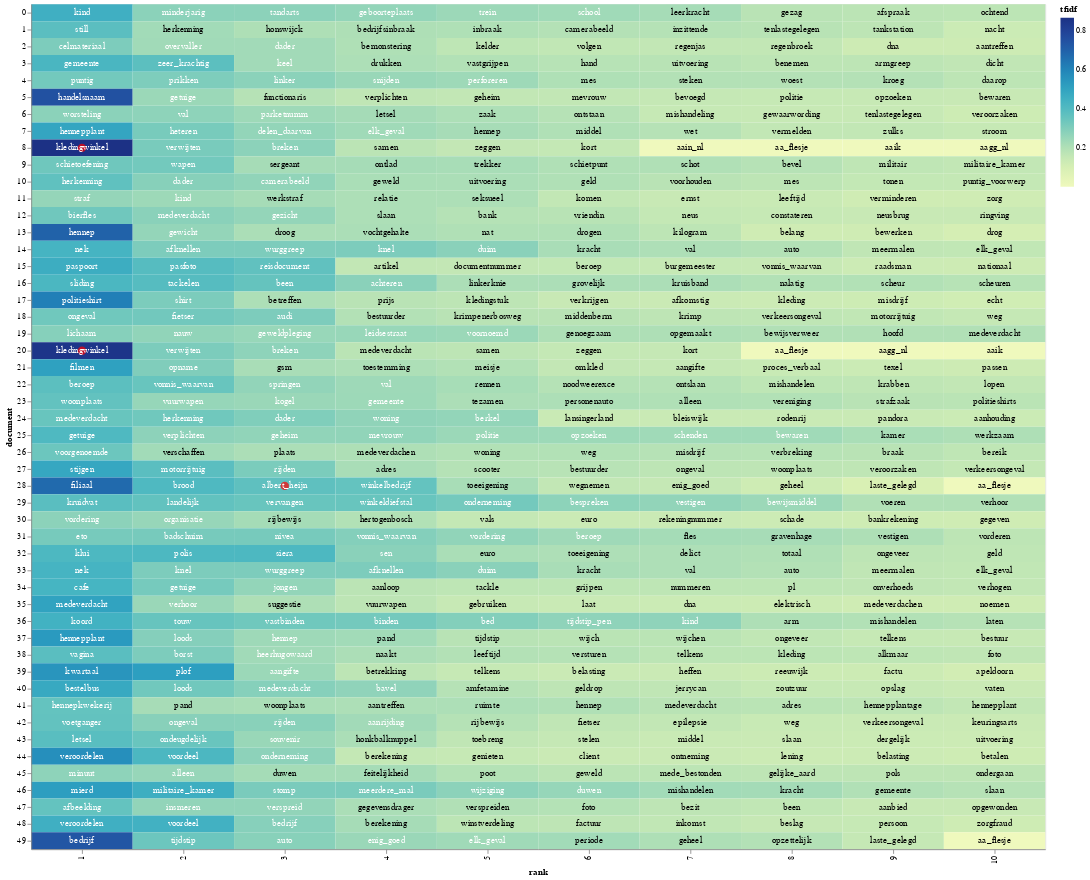

This figure's notebook cell:
### Code cell
import altair as alt
import numpy as np

# 18 = 0 / 19 = 1 / 20 = 2 / 21 = 3

a = 0

# Terms in this list will get a red dot in the visualization
term_list = ['kledingwinkel', 'albert_heijn'] # Highlight the words of interest

# adding a little randomness to break ties in term ranking
top_tfidf_plusRand = top_idfs[a].copy()
top_tfidf_plusRand = top_tfidf_plusRand.iloc[:500,]
top_tfidf_plusRand['tfidf'] = top_tfidf_plusRand['tfidf'] + np.random.rand(top_tfidf_plusRand.shape[0])*0.0001

# base for all visualizations, with rank calculation
base = alt.Chart(top_tfidf_plusRand).encode(
    x = 'rank:O',
    y = 'document:N'
).transform_window(
    rank = "rank()",
    sort = [alt.SortField("tfidf", order="descending")],
    groupby = ["document"],
)

# heatmap specification
heatmap = base.mark_rect().encode(
    color = 'tfidf:Q'
)

# red circle over terms in above list
circle = base.mark_circle(size=100).encode(
    color = alt.condition(
        alt.FieldOneOfPredicate(field='term', oneOf=term_list),
        alt.value('red'),
        alt.value('#FFFFFF00')        
    )
)

# text labels, white for darker heatmap colors
text = base.mark_text(baseline='middle').encode(
    text = 'term:N',
    color = alt.condition(alt.datum.tfidf >= 0.23, alt.value('white'), alt.value('black'))
)

# display the three superimposed visualizations
(heatmap + circle + text).properties(width = 1200)

### Figure 1 — Vega-Lite specification as saved in the notebook (floating-point values rounded to 4 significant figures; data arrays with more than 128 entries replaced by an {"elided": "..."} marker saying what was removed)
{"config": {"view": {"continuousWidth": 400, "continuousHeight": 300}}, "layer": [{"mark": "rect", "encoding": {"color": {"field": "tfidf", "type": "quantitative"}, "x": {"field": "rank", "type": "ordinal"}, "y": {"field": "document", "type": "nominal"}}, "transform": [{"window": [{"op": "rank", "field": "", "as": "rank"}], "groupby": ["document"], "sort": [{"field": "tfidf", "order": "descending"}]}]}, {"mark": {"type": "circle", "size": 100}, "encoding": {"color": {"condition": {"value": "red", "test": {"field": "term", "oneOf": ["kledingwinkel", "albert_heijn"]}}, "value": "#FFFFFF00"}, "x": {"field": "rank", "type": "ordinal"}, "y": {"field": "document", "type": "nominal"}}, "transform": [{"window": [{"op": "rank", "field": "", "as": "rank"}], "groupby": ["document"], "sort": [{"field": "tfidf", "order": "descending"}]}]}, {"mark": {"type": "text", "baseline": "middle"}, "encoding": {"color": {"condition": {"value": "white", "test": "(datum.tfidf >= 0.23)"}, "value": "black"}, "text": {"field": "term", "type": "nominal"}, "x": {"field": "rank", "type": "ordinal"}, "y": {"field": "document", "type": "nominal"}}, "transform": [{"window": [{"op": "rank", "field": "", "as": "rank"}], "groupby": ["document"], "sort": [{"field": "tfidf", "order": "descending"}]}]}], "data": {"name": "data-3d68d5031ab3ebdd95e089881852284e"}, "width": 1200, "$schema": "https://vega.github.io/schema/vega-lite/v4.17.0.json", "datasets": {"data-3d68d5031ab3ebdd95e089881852284e": {"elided": "500 records"}}}
